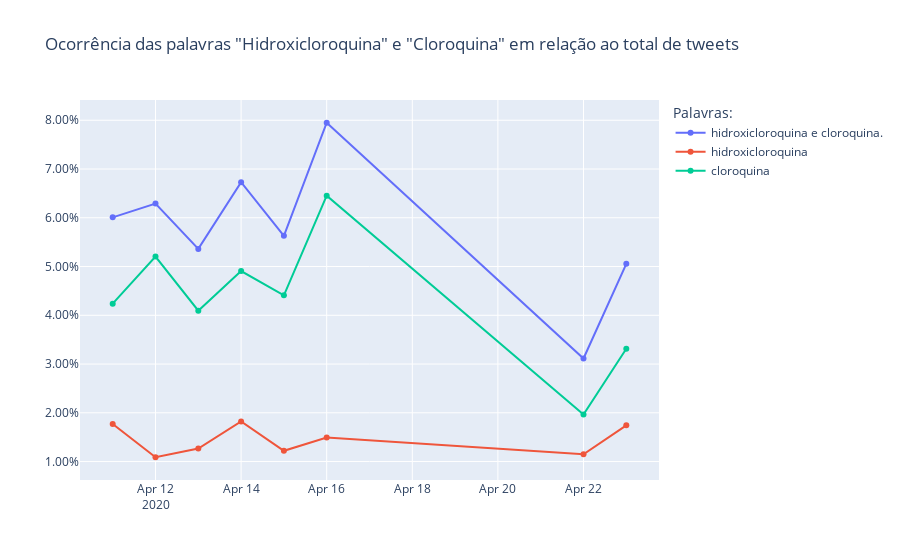

This figure's notebook cell:
### Markdown cell above
# "Hidroxicloroquina", "Cloroquina"

### Code cell
plotgraph(['hidroxicloroquina', 'cloroquina'])

### Figure 1 — Plotly figure (JSON) as saved in the notebook; plotly's stock layout.template omitted (floating-point values rounded to 4 significant figures)
{"data": [{"name": "hidroxicloroquina e cloroquina.", "type": "scatter", "x": ["2020-04-11", "2020-04-12", "2020-04-13", "2020-04-14", "2020-04-15", "2020-04-16", "2020-04-22", "2020-04-23"], "y": [0.06009, 0.06292, 0.05362, 0.06729, 0.05631, 0.07949, 0.03114, 0.05056]}, {"name": "hidroxicloroquina", "type": "scatter", "x": ["2020-04-11", "2020-04-12", "2020-04-13", "2020-04-14", "2020-04-15", "2020-04-16", "2020-04-22", "2020-04-23"], "y": [0.0177, 0.01088, 0.01268, 0.01822, 0.01221, 0.01495, 0.0115, 0.01743]}, {"name": "cloroquina", "type": "scatter", "x": ["2020-04-11", "2020-04-12", "2020-04-13", "2020-04-14", "2020-04-15", "2020-04-16", "2020-04-22", "2020-04-23"], "y": [0.04238, 0.05203, 0.04094, 0.04907, 0.04409, 0.06454, 0.01964, 0.03313]}], "layout": {"autosize": true, "legend": {"title": {"text": "Palavras:"}}, "title": {"text": "Ocorrência das palavras \"Hidroxicloroquina\" e \"Cloroquina\" em relação ao total de tweets"}, "xaxis": {"autorange": true, "range": ["2020-04-10 06:35:34.9279", "2020-04-23 17:24:25.0721"], "type": "date"}, "yaxis": {"autorange": true, "range": [0.005859, 0.08451], "tickformat": ",.2%", "type": "linear"}}}
